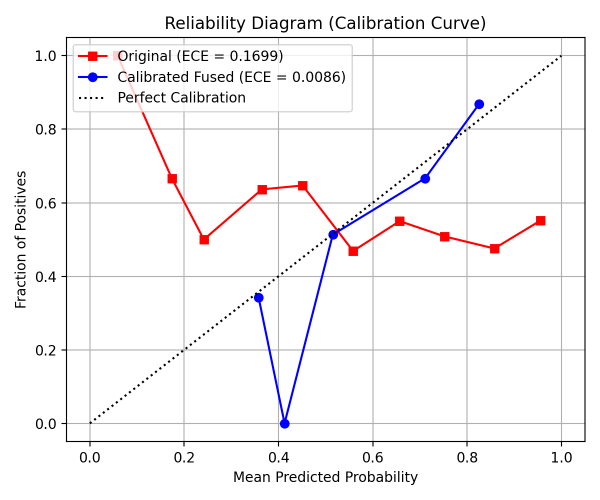
#> input picture backend/calibration_curve.png, 1200 x 1000 px (shown at 1/2 size)
$ python -i ai_editing_engine.py   (imports and definitions only)   (older library calls are emulated)
#> lines starting #> are read from the running program, lines starting #| are printed output that depends on the picture; after the words box and inside, x2 and y2 are one past the last pixel; in counts of white or black regions, pixels touching at a corner belong together
import os
import io
import time
import cv2
import numpy as np
from PIL import Image
import logging

def detect_ai_editing(filepath: str) -> dict:
    """
    Localized AI Editing Forensics Engine (independent backend module).
    Uses a Two-Stage sliding-window pipeline to locate localized inpainting/erasure anomalies.
    Returns:
      {
        "editing_probability": int (2-98),
        "confidence": str ("High" | "Medium" | "Low"),
        "suspicious_regions": list,
        "signals": dict
      }
    """
#> called with filepath = '../calibration_curve.png'
    default_res = {
        "editing_probability": 2,
        "confidence": "Low",
        "suspicious_regions": [],
        "signals": {
            "ela_inconsistency": 0.0,
            "noise_residual_var": 0.0,
            "jpeg_block_inconsistency": 0.0,
            "laplacian_variance_avg": 0.0,
            "local_entropy_avg": 0.0
        }
    }

    if not os.path.exists(filepath):
        logging.warning(f"[AI Editing Detector] File not found: {filepath}")
        return default_res

    try:
        t_start = time.perf_counter()

        # Load Image
        img = Image.open(filepath)
#> img is the input picture: PIL image 1200x1000 RGBA; mean R, G, B, A 246.2, 244.6, 245.9, 255
        orig_w, orig_h = img.size

        # Downscale if max dimension > 1024 to optimize CPU
        max_dim = 1024
        if max(orig_w, orig_h) > max_dim:
            if orig_w > orig_h:
                new_w = max_dim
                new_h = int(orig_h * (max_dim / orig_w))
            else:
                new_h = max_dim
                new_w = int(orig_w * (max_dim / orig_h))
            img_resized = img.resize((new_w, new_h), Image.Resampling.LANCZOS)
        else:
            img_resized = img
            new_w, new_h = orig_w, orig_h

        img_rgb = img_resized.convert("RGB")
        img_gray = np.array(img_resized.convert("L"))
        img_rgb_arr = np.array(img_rgb)

        # Define patch and step parameters
        patch_size = 128
        p_w = min(patch_size, new_w)
        p_h = min(patch_size, new_h)
        step = 64

        # ------------------ IMAGE-WIDE BASELINES ------------------
        # 1. Image-wide ELA Baseline
        out = io.BytesIO()
        img_rgb.save(out, format="JPEG", quality=90)
        out.seek(0)
        img_jpeg = Image.open(out)
        img_jpeg_arr = np.array(img_jpeg)
        img_ela_full = np.abs(img_rgb_arr.astype(float) - img_jpeg_arr.astype(float))
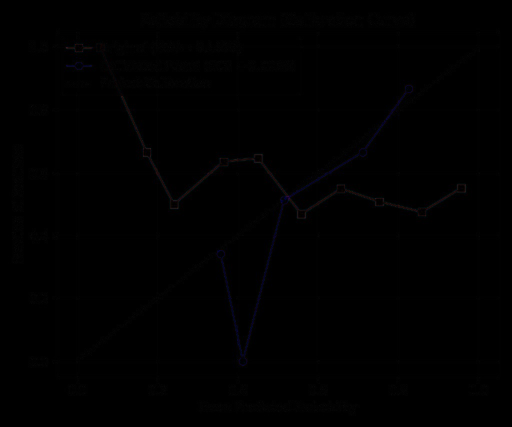
#> img_ela_full: shape (853, 1024, 3) float64 (shown at 1/2 size); mean R, G, B 0.5, 0.4, 0.6
        img_ela_gray = np.mean(img_ela_full, axis=2)
        avg_ela = np.mean(img_ela_gray)
#> avg_ela = 0.491

        # 2. Image-wide Noise Baseline
        full_median = cv2.medianBlur(img_gray, 3)
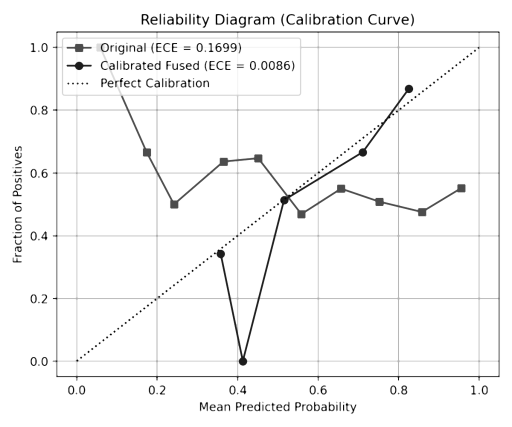
#> full_median: shape (853, 1024) (shown at 1/2 size); min 0, max 255, mean 246.3
        full_noise_residual = img_gray.astype(float) - full_median.astype(float)
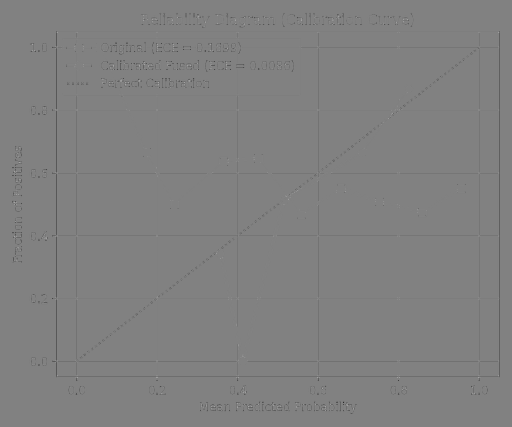
#> full_noise_residual: shape (853, 1024) float64 (shown at 1/2 size); min -241, max 235, mean -1.1; drawn with min black and max white
        avg_noise_var = np.var(full_noise_residual)
#> avg_noise_var = 104.7

        # 3. Image-wide Blockiness Baseline
        h_diff = np.abs(img_gray[:, :-1].astype(float) - img_gray[:, 1:].astype(float))
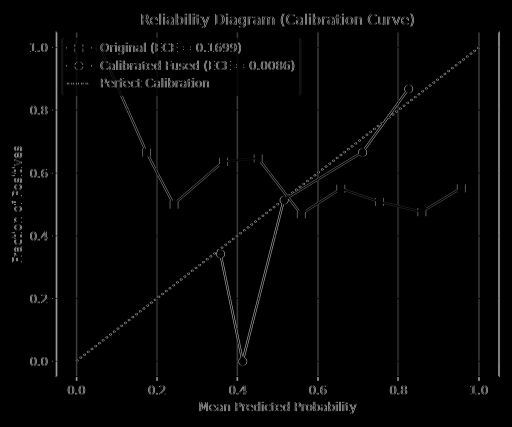
#> h_diff: shape (853, 1023) float64 (shown at 1/2 size); min 0, max 255, mean 4.8
        v_diff = np.abs(img_gray[:-1, :].astype(float) - img_gray[1:, :].astype(float))
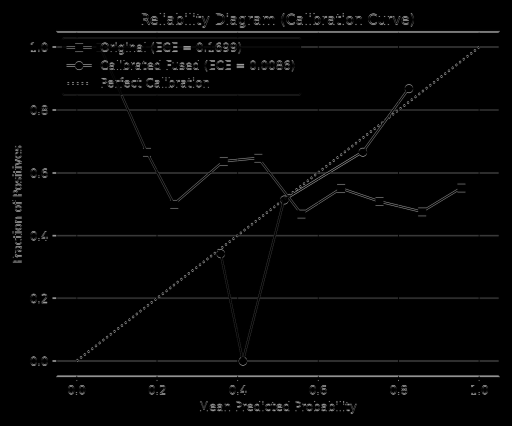
#> v_diff: shape (852, 1024) float64 (shown at 1/2 size); min 0, max 250, mean 4.7

        boundary_cols = [i for i in range(7, new_w - 1, 8)]
        boundary_rows = [i for i in range(7, new_h - 1, 8)]
        internal_cols = [i for i in range(new_w - 1) if i not in boundary_cols]
        internal_rows = [i for i in range(new_h - 1) if i not in boundary_rows]

        if boundary_cols and internal_cols:
            b_h_val = np.mean(h_diff[:, boundary_cols])
#> b_h_val = 4.71
            i_h_val = np.mean(h_diff[:, internal_cols])
#> i_h_val = 4.85
        else:
            b_h_val, i_h_val = 0.0, 0.0

        if boundary_rows and internal_rows:
            b_v_val = np.mean(v_diff[boundary_rows, :])
#> b_v_val = 4.71
            i_v_val = np.mean(v_diff[internal_rows, :])
#> i_v_val = 4.74
        else:
            b_v_val, i_v_val = 0.0, 0.0

        avg_blockiness_ratio = (b_h_val + b_v_val) / (i_h_val + i_v_val + 1e-5)
#> avg_blockiness_ratio = 0.981

        # 4. Image-wide Laplacian & Entropy
        avg_lap_var_full = float(np.var(cv2.Laplacian(img_gray, cv2.CV_64F)))
#> avg_lap_var_full = 2186.5
        hist_full, _ = np.histogram(img_gray, bins=16, range=(0, 256), density=True)
#> hist_full = [0.000723, 0.000344, 0.00014, 8.97e-05, 0.000418, 0.000123, 9.63e-05, 8.74e-05, 0.000138, 0.000188, 0.000541, 0.000512, 0.000253, 0.000605, 0.00065, 0.0576]
        hist_full = hist_full[hist_full > 0]
        entropy_full = float(-np.sum(hist_full * np.log2(hist_full))) if hist_full.size > 0 else 0.0
#> entropy_full = 0.292

        # ------------------ SLIDING WINDOW PIPELINE ------------------
        candidate_boxes = []
        lap_var_all = []
        entropy_all = []

        # Sliding loop
        for y in range(0, new_h - p_h + 1, step):
            for x in range(0, new_w - p_w + 1, step):
                patch_gray = img_gray[y:y+p_h, x:x+p_w]

                # 1. Laplacian Variance (texture detail)
                lap_var = float(np.var(cv2.Laplacian(patch_gray, cv2.CV_64F)))
                lap_var_all.append(lap_var)

                # 2. Local Entropy (information content)
                hist, _ = np.histogram(patch_gray, bins=16, range=(0, 256), density=True)
                hist = hist[hist > 0]
                entropy = float(-np.sum(hist * np.log2(hist))) if hist.size > 0 else 0.0
                entropy_all.append(entropy)

                # 3. Local Noise Residual
                local_noise_var = np.var(full_noise_residual[y:y+p_h, x:x+p_w])

                # 4. Local ELA
                local_ela = np.mean(img_ela_gray[y:y+p_h, x:x+p_w])

                # 5. Canny Edges
                canny = cv2.Canny(patch_gray, 50, 150)
                edge_density = float(np.mean(canny > 0))

                # --- FLAT REGION SUPPRESSION GATE ---
                # Avoid false positives on naturally flat regions (skies, graphic backgrounds)
                # by suppressing anomalies in patches lacking texture, entropy, and noise.
                is_flat_patch = (lap_var < 15.0) and (entropy < 1.8) and (local_noise_var < 5.0)

                if is_flat_patch:
                    s1_ela = 0.0
                    s1_noise = 0.0
                    s1_block = 0.0
                    s2_lap = 0.0
                    s2_entropy = 0.0
                    s2_fft = 0.0
                    s2_edge = 0.0
                else:
                    # --- STAGE 1: FAST SCREENING ---
                    # Check ELA Anomaly
                    if avg_ela < 1.5:
                        s1_ela = 0.0
                    else:
                        ela_ratio = local_ela / (avg_ela + 1e-5)
                        if ela_ratio > 1.8:
                            s1_ela = min(1.0, (ela_ratio - 1.8) / 2.0)
                        elif ela_ratio < 0.35:
                            s1_ela = 1.0 - (ela_ratio / 0.35)
                        else:
                            s1_ela = 0.0

                    # Check Noise Anomaly
                    if avg_noise_var < 5.0:
                        s1_noise = 0.0
                    else:
                        noise_ratio = local_noise_var / (avg_noise_var + 1e-5)
                        if noise_ratio < 0.3:
                            s1_noise = 1.0 - (noise_ratio / 0.3)
                        else:
                            s1_noise = 0.0

                    # Check JPEG Block Boundary Disruption
                    if avg_blockiness_ratio < 1.05 or avg_blockiness_ratio > 2.0:
                        s1_block = 0.0
                    else:
                        p_h_diff = h_diff[y:y+p_h, max(0, x-1):min(new_w-1, x+p_w)]
                        p_v_diff = v_diff[max(0, y-1):min(new_h-1, y+p_h), x:x+p_w]

                        p_boundary_cols = [col - x for col in boundary_cols if col >= x and col < x+p_w-1]
                        p_boundary_rows = [row - y for row in boundary_rows if row >= y and row < y+p_h-1]
                        p_internal_cols = [col - x for col in internal_cols if col >= x and col < x+p_w-1]
                        p_internal_rows = [row - y for row in internal_rows if row >= y and row < y+p_h-1]

                        b_h_p = np.mean(p_h_diff[:, p_boundary_cols]) if p_boundary_cols and p_h_diff.size > 0 else 0.0
                        i_h_p = np.mean(p_h_diff[:, p_internal_cols]) if p_internal_cols and p_h_diff.size > 0 else 0.0
                        b_v_p = np.mean(p_v_diff[p_boundary_rows, :]) if p_boundary_rows and p_v_diff.size > 0 else 0.0
                        i_v_p = np.mean(p_v_diff[p_internal_rows, :]) if p_internal_rows and p_v_diff.size > 0 else 0.0

                        p_blockiness = (b_h_p + b_v_p) / (i_h_p + i_v_p + 1e-5)
                        if p_blockiness < 0.45 * avg_blockiness_ratio:
                            s1_block = 1.0 - (p_blockiness / (0.45 * avg_blockiness_ratio + 1e-5))
                        else:
                            s1_block = 0.0

                    # --- STAGE 2: DETAILED ANALYSIS ---
                    # Check Texture smoothing relative to overall image texture
                    if avg_lap_var_full < 100.0:
                        s2_lap = 0.0
                    else:
                        if lap_var < 0.15 * avg_lap_var_full and lap_var < 25.0:
                            s2_lap = 1.0 - (lap_var / (0.15 * avg_lap_var_full))
                        else:
                            s2_lap = 0.0

                    # Check Local Entropy relative to image baseline
                    if entropy_full < 3.0:
                        s2_entropy = 0.0
                    else:
                        if entropy < 0.35 * entropy_full and entropy < 2.2:
                            s2_entropy = 1.0 - (entropy / (0.35 * entropy_full))
                        else:
                            s2_entropy = 0.0

                    # Check FFT Magnitude Spikes (periodic grid anomalies)
                    dft = np.fft.fft2(patch_gray)
                    dft_shift = np.fft.fftshift(dft)
                    magnitude = 20 * np.log(np.abs(dft_shift) + 1e-8)
                    cy, cx = p_h // 2, p_w // 2
                    Y, X = np.ogrid[-cy:p_h-cy, -cx:p_w-cx]
                    r2 = X**2 + Y**2
                    r_min, r_max = min(p_w, p_h) // 4, min(p_w, p_h) // 2 - 4
                    mask = (r2 >= r_min**2) & (r2 <= r_max**2)
                    ring = magnitude[mask] if np.any(mask) else np.array([])

                    if ring.size > 0:
                        r_mean = np.mean(ring)
                        r_std = np.std(ring)
                        peaks = ring[ring > (r_mean + 3.5 * r_std)]
                        fft_peaks = len(peaks)
                    else:
                        fft_peaks = 0
                    s2_fft = min(1.0, fft_peaks / 12.0)

                    # Check Edge Density continuity
                    s2_edge = 1.0 - (edge_density / 0.005) if edge_density < 0.005 else 0.0

                # Compute weighted patch anomaly score
                patch_score = (
                    0.20 * s1_ela +
                    0.20 * s1_noise +
                    0.15 * s2_lap +
                    0.15 * s2_entropy +
                    0.15 * s1_block +
                    0.075 * s2_fft +
                    0.075 * s2_edge
                )

                # Boost if multiple independent forensic indicators are strong
                active_signals_count = sum(1 for s in [s1_ela, s1_noise, s2_lap, s2_entropy, s1_block] if s > 0.3)
                if active_signals_count >= 2:
                    patch_score = max(patch_score, 0.75 * s1_ela, 0.75 * s2_lap, 0.75 * s1_noise, 0.75 * s1_block)

                patch_score = max(0.02, min(0.98, patch_score))

                if patch_score >= 0.25:
                    candidate_boxes.append((
                        x, y, x + p_w, y + p_h, patch_score,
                        s1_ela, s1_noise, s2_lap, s2_entropy, s1_block, s2_fft, s2_edge
                    ))
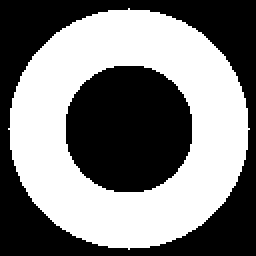
#> mask: shape (128, 128) bool (shown 2 times larger); 49.3% white; 1 white region, box (x1, y1, x2, y2) and area: (4, 4, 125, 125) 8084
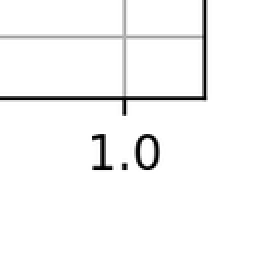
#> patch_gray: shape (128, 128) (shown 2 times larger); min 0, max 255, mean 246.4
#> after the loop, candidate_boxes = 7 items; entropy_all = 180 values, max 0.357 at index 18, min 0.258 at index 130, mean 0.29; lap_var_all = 180 values, max 11301.2 at index 19, min 147.3 at index 115, mean 2249.1

        # ------------------ MERGING ALGORITHM ------------------
        def check_closeness(boxA, boxB, margin=64):
            x1_A, y1_A, x2_A, y2_A = boxA[0], boxA[1], boxA[2], boxA[3]
            x1_B, y1_B, x2_B, y2_B = boxB[0], boxB[1], boxB[2], boxB[3]
            x_close = not (x2_A + margin < x1_B or x2_B + margin < x1_A)
            y_close = not (y2_A + margin < y1_B or y2_B + margin < y1_A)
            return x_close and y_close

        def merge_overlapping_candidates(boxes, margin=64):
#> called with margin = 64
            merged_any = True
            while merged_any:
                merged_any = False
                i = 0
                while i < len(boxes):
                    j = i + 1
                    while j < len(boxes):
                        if check_closeness(boxes[i], boxes[j], margin):
                            b1 = boxes[i]
                            b2 = boxes[j]
                            x1 = min(b1[0], b2[0])
                            y1 = min(b1[1], b2[1])
                            x2 = max(b1[2], b2[2])
                            y2 = max(b1[3], b2[3])

                            score = max(b1[4], b2[4])
                            s_ela = max(b1[5], b2[5])
                            s_noise = max(b1[6], b2[6])
                            s_lap = max(b1[7], b2[7])
                            s_ent = max(b1[8], b2[8])
                            s_blk = max(b1[9], b2[9])
                            s_fft = max(b1[10], b2[10])
                            s_edg = max(b1[11], b2[11])

                            boxes[i] = (x1, y1, x2, y2, score, s_ela, s_noise, s_lap, s_ent, s_blk, s_fft, s_edg)
                            boxes.pop(j)
                            merged_any = True
                        else:
                            j += 1
                    i += 1
#> after the loop, boxes = [(320, 192, 448, 320, 0.265, 0, 0.951, 0, 0, 0, 1, 0), (640, 512, 896, 704, 0.264, 0, 0.944, 0, 0, 0, 1, 0)]
            return boxes

        # Run candidate merging
        merged_boxes = merge_overlapping_candidates(candidate_boxes, margin=64)
#> merged_boxes has the same summary as boxes in merge_overlapping_candidates

        suspicious_regions = []
        for box in merged_boxes:
            x1, y1, x2, y2, score, s_ela, s_noise, s_lap, s_ent, s_blk, s_fft, s_edg = box

            x_pct = (x1 / new_w) * 100
            y_pct = (y1 / new_h) * 100
            width_pct = ((x2 - x1) / new_w) * 100
            height_pct = ((y2 - y1) / new_h) * 100

            active_signals = []
            if s_lap > 0.4: active_signals.append("Texture smoothing")
            if s_ela > 0.4: active_signals.append("ELA anomaly")
            if s_noise > 0.4: active_signals.append("Noise residual mismatch")
            if s_blk > 0.4: active_signals.append("JPEG block grid disruption")
            if s_ent > 0.4: active_signals.append("Entropy anomaly")
            if s_fft > 0.4: active_signals.append("Deconvolution spikes")
            if s_edg > 0.4: active_signals.append("Edge discontinuity")

            if not active_signals:
                active_signals.append("Localized compression mismatch")

            reason = " & ".join(active_signals)
            confidence_level = "High" if score > 0.7 else "Medium" if score > 0.4 else "Low"

            suspicious_regions.append({
                "x_pct": float(round(x_pct, 2)),
                "y_pct": float(round(y_pct, 2)),
                "width_pct": float(round(width_pct, 2)),
                "height_pct": float(round(height_pct, 2)),
                "confidence": confidence_level,
                "reason": reason,
                "score": int(score * 100),
                "signals": {
                    "ela_score": float(round(s_ela, 2)),
                    "noise_consistency": float(round(s_noise, 2)),
                    "laplacian_variance": float(round(s_lap, 2)),
                    "local_entropy": float(round(s_ent, 2)),
                    "block_disruption": float(round(s_blk, 2)),
                    "fft_anomaly": float(round(s_fft, 2)),
                    "edge_discontinuity": float(round(s_edg, 2))
                }
            })
#> this loop made 2 passes
#> (x1, y1, x2, y2, score, s_ela, s_noise, s_lap) on passes 1 to 2: (320, 192, 448, 320, 0.265, 0, 0.951, 0), (640, 512, 896, 704, 0.264, 0, 0.944, 0)
#> after the loop, suspicious_regions = 2 items

        if suspicious_regions:
            sorted_regions = sorted(suspicious_regions, key=lambda r: r["score"], reverse=True)
#> sorted_regions = 2 items
            top_scores = [r["score"] for r in sorted_regions[:3]]
#> top_scores = [26, 26]
            editing_probability = int(np.mean(top_scores))
#> editing_probability = 26
        else:
            editing_probability = 2

        editing_probability = max(2, min(98, editing_probability))

        if editing_probability >= 70:
            confidence = "High"
        elif editing_probability >= 35:
            confidence = "Medium"
        else:
            confidence = "Low"

        t_duration_ms = (time.perf_counter() - t_start) * 1000
        logging.info(f"[AI Editing Detector] Completed analysis in {t_duration_ms:.2f} ms. Probability: {editing_probability}%")

        signals = {
            "ela_inconsistency": float(round(avg_ela, 4)),
            "noise_residual_var": float(round(avg_noise_var, 4)),
            "jpeg_block_inconsistency": float(round(avg_blockiness_ratio, 4)),
            "laplacian_variance_avg": float(round(np.mean(lap_var_all), 2)) if lap_var_all else 0.0,
            "local_entropy_avg": float(round(np.mean(entropy_all), 2)) if entropy_all else 0.0
        }
#> signals = {'ela_inconsistency': 0.491, 'noise_residual_var': 104.7, 'jpeg_block_inconsistency': 0.982, 'laplacian_variance_avg': 2249.1, 'local_entropy_avg': 0.29}

        return {
            "editing_probability": editing_probability,
            "confidence": confidence,
            "suspicious_regions": suspicious_regions,
            "signals": signals
        }

    except Exception as e:
        logging.error(f"[AI Editing Detector] Error analyzing {filepath}: {e}", exc_info=True)
        return default_res

>>> result = detect_ai_editing('../calibration_curve.png')
#> result = 4 items
